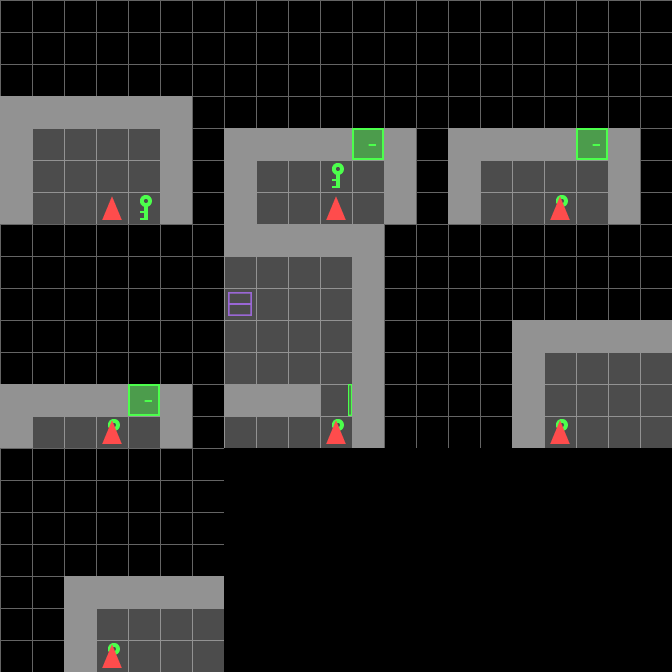
#> input picture assets/examples/007b360429e2f4f09de11dc5.png, 672 x 672 px
$ python -i base_task_a.py   (imports and definitions only)
#> lines starting #> are read from the running program, lines starting #| are printed output that depends on the picture
#> further down, picture is the input picture: PIL image 672x672 RGB; mean R, G, B 39.1, 39.5, 38.5
### tools/minigrid/exam_source.py
"""Shared MiniGrid trajectory parsing, state queries and storyboard helpers.

Task builders construct transition choices, visible-state questions and
trajectory judgments from these simulator record utilities."""


import json


import hashlib


from dataclasses import dataclass


from pathlib import Path


from typing import Any, List, Tuple


import numpy as np


from PIL import Image, ImageEnhance


import sys as _sys


_scripts_dir = Path(__file__).resolve().parent


_repo_root = _scripts_dir.parent.parent


if str(_repo_root) not in _sys.path:
    _sys.path.insert(0, str(_repo_root))


if str(_scripts_dir) not in _sys.path:
    _sys.path.insert(0, str(_scripts_dir))


PRIVILEGED_FIELDS = {
    'success', 'terminated', 'truncated', 'reward', 'done',
    'fail_reason', 'mss_seq', 'vis_target',
    'event_coverage', 'camera_fov', 'info', 'done_reason'
}


@dataclass
class CleanInferenceState:
    """
    PHYSICAL ISOLATION: This is the ONLY allowed data class for prompt building.

    All privileged fields have been stripped at the boundary between
    data generators and exam builders. This ensures no implicit leakage
    can occur through control flow or indirect access.
    """
    task: str
    group_id: str
    variant: str
    env_id: str
    seed: int
    mission: str
    actions_id: List[int]
    actions_text: List[str]
    frames: List[str]
    # NOTE: success/reward/terminated intentionally EXCLUDED
    # NOTE: state_seq EXCLUDED from prompt-facing interface

    @property
    def n_frames(self) -> int:
        return len(self.frames)

    @property
    def n_steps(self) -> int:
        return len(self.actions_id)


# [24 lines left out: function create_clean_state, not called in this run]


@dataclass
class Traj:
    """
    Internal use ONLY - contains privileged fields for answer computation.

    CRITICAL: This class is used for computing correct answers (state_seq),
    but the prompt builder must use CleanInferenceState to ensure no
    privileged information leaks into prompts.
    """
    task: str
    group_id: str
    variant: str
    env_id: str
    seed: int
    mission: str
    actions_id: List[int]
    actions_text: List[str]
    frames: List[str]
    state_seq: List[dict]  # Internal use only - for answer computation
    success: bool  # Internal use only - NOT for prompts

    @property
    def n_frames(self) -> int:
        return len(self.frames)

    @property
    def n_steps(self) -> int:
        return len(self.actions_id)


# [69 lines left out: functions parse_traj, _stable_seed, _apply_visual_variant, read_jsonl, write_jsonl, not called in this run]


def write_json(path: Path, obj: Any):
    path.parent.mkdir(parents=True, exist_ok=True)
    with path.open("w", encoding="utf-8") as f: json.dump(obj, f, indent=2)


def stable_int(s: str) -> int:
    return int(hashlib.md5(s.encode()).hexdigest()[:8], 16)


# [5 lines left out: function load_frame, not called in this run]


def image_fingerprint(img: Image.Image) -> str:
    """Stable image identity used to guard against duplicate Task A candidates."""
    return hashlib.md5(img.tobytes()).hexdigest()


ACT_PICKUP, ACT_TOGGLE, ACT_DROP = 3, 5, 4


# [142 lines left out: functions state_signature, compute_neg_score, canon_taskb_answer, visible_gt, find_sight, find_action and 4 more, not called in this run]


def sb_keycorridor(tr: Traj, K: int) -> List[int]:
    return sb_doorkey(tr, K)


# [7 lines left out: function sb_redblue, not called in this run]


def sb_default(tr: Traj, K: int) -> List[int]:
    return np.linspace(0, tr.n_frames-1, K).astype(int).tolist()


# [16 lines left out: function sb_dispatch, not called in this run]

### tools/minigrid/base_task_a.py
"""Base Task A sampling and deterministic, pixel-distinct candidate assembly."""
from pathlib import Path
from typing import Any, Dict, List, Tuple
from types import SimpleNamespace
from collections import defaultdict
import numpy as np
from PIL import Image, ImageDraw
from utils.exam_schema import EXAM_SCHEMA_VERSION
from tools.minigrid.exam_source import (
    compute_neg_score, image_fingerprint, load_frame, parse_traj, read_jsonl, stable_int, state_signature,
)

# [133 lines left out: function _build_sampled_task_a, not called in this run]

def detect_duplicate_options(img: Image.Image) -> List[List[str]]:
    """Heuristic duplicate detector over the Task A 3-column candidate grid."""
    W, H = img.size
#> W = 672; H = 672
    cell_w = W // 3
#> cell_w = 224
    cell_h = H // 2
#> cell_h = 336
    boxes = {
        "A": (cell_w, 0, 2 * cell_w, cell_h),
        "B": (2 * cell_w, 0, 3 * cell_w, cell_h),
        "C": (cell_w, cell_h, 2 * cell_w, 2 * cell_h),
        "D": (2 * cell_w, cell_h, 3 * cell_w, 2 * cell_h),
    }
    sigs: Dict[str, str] = {}
    for lab, box in boxes.items():
        crop = img.crop(box)
        cw, ch = crop.size
        # Ignore the option label badge and a thin outer border, but keep the
        # full MiniGrid state content for pixel-level duplicate detection.
        inner = crop.crop((max(28, cw // 10), max(28, ch // 10), cw - max(4, cw // 20), ch - max(4, ch // 20))).resize((64, 64))
        sigs[lab] = image_fingerprint(inner)
#> this loop made 4 passes
#> pass 1, in detect_duplicate_options, `crop = img.crop(box)`:
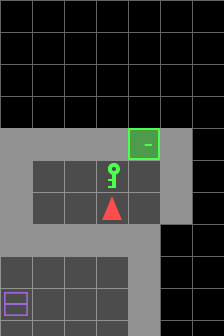
#> crop: PIL image 224x336 RGB; mean R, G, B 57.5, 58.7, 57.1
#> pass 1, in detect_duplicate_options, `inner = crop.crop((max(28, cw // 10), max(28, ch // 10), cw - max(4, c..`:
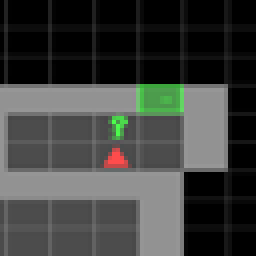
#> inner: PIL image 64x64 RGB (shown 4 times larger); mean R, G, B 62.4, 64.2, 61.6
#> pass 2, in detect_duplicate_options, `crop = img.crop(box)`:
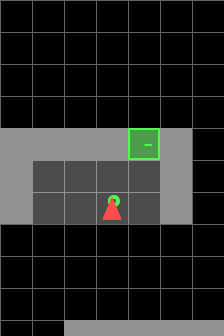
#> crop: PIL image 224x336 RGB; mean R, G, B 37.7, 38.7, 37.1
#> pass 2, in detect_duplicate_options, `inner = crop.crop((max(28, cw // 10), max(28, ch // 10), cw - max(4, c..`:
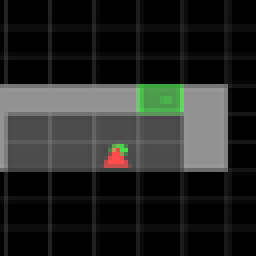
#> inner: PIL image 64x64 RGB (shown 4 times larger); mean R, G, B 37.1, 38.5, 36.3
#> after the loop:
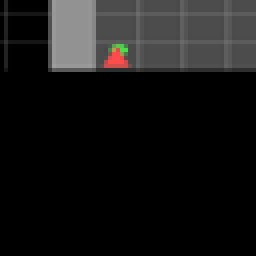
#> inner: PIL image 64x64 RGB (shown 4 times larger); mean R, G, B 22, 21.5, 21.3
#> after the loop, sigs = {'A': '986464deb2c1aedc88a8cc9798310348', 'B': '7151d6e4714079b32bb87d38dab3db64', 'C': 'f799931ba971014b26bdd59f14d9f27f', 'D': 'be78421d5d49359c4046d00998870287'}
    inv: Dict[str, List[str]] = defaultdict(list)
    for lab, sig in sigs.items():
        inv[sig].append(lab)
#> this loop made 4 passes
#> (lab, sig) on passes 1 to 4: ('A', '986464deb2c1aedc88a8cc9798310348'), ('B', '7151d6e4714079b32bb87d38dab3db64'), ('C', 'f799931ba971014b26bdd59f14d9f27f'), ('D', 'be78421d5d49359c4046d00998870287')
    return [labs for labs in inv.values() if len(labs) > 1]

# [95 lines left out: functions select_unique_negatives, render_taska_image, not called in this run]


# Final candidate-search configuration for the published base cohort.
_CANDIDATE_REFRESH_UIDS = frozenset((
    'A.redblue.redblue_s000001.t20', 'A.redblue.redblue_s000002.t8',
    'A.doorkey.doorkey_s000019.t12', 'A.lavagap.lavagap_s000003.t3',
    'A.redblue.redblue_s000000.t6', 'A.redblue.redblue_s000000.t5',
    'A.redblue.redblue_s000002.t6', 'A.redblue.redblue_s000002.t12',
    'A.lavagap.lavagap_s000011.t3', 'A.lavagap.lavagap_s000025.t3',
))


# [42 lines left out: function build_base_task_a, not called in this run]

>>> from PIL import Image
>>> picture = Image.open('../../assets/examples/007b360429e2f4f09de11dc5.png')
>>> result = detect_duplicate_options(picture)
#> result = []

$ run again, on assets/examples/01ffa2e7677ed1ac0a4588c2.png
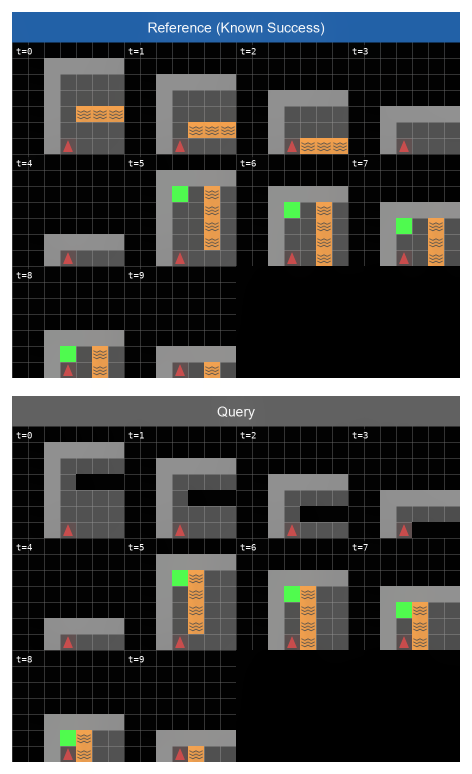
#> input picture assets/examples/01ffa2e7677ed1ac0a4588c2.png, 944 x 1548 px (shown at 1/2 size)
#> picture is the input picture: PIL image 944x1548 RGB; mean R, G, B 68.4, 69.3, 69
#> the loop in detect_duplicate_options, `for lab, box in boxes.items():` made 4 passes
#> pass 1, in detect_duplicate_options, `crop = img.crop(box)`:
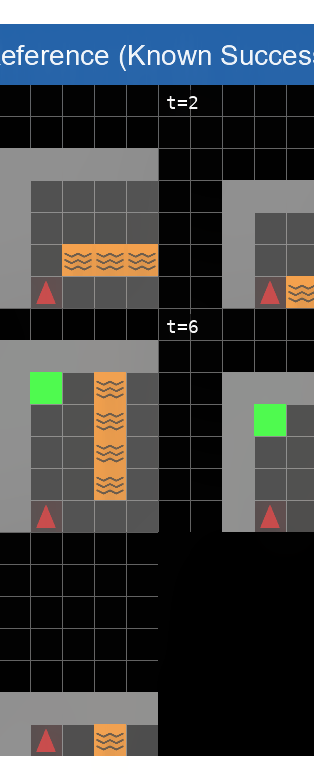
#> crop: PIL image 314x774 RGB; mean R, G, B 68.1, 70.6, 71.4
#> after the loop in detect_duplicate_options, `for lab, box in boxes.items():`:
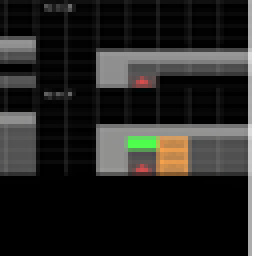
#> inner: PIL image 64x64 RGB (shown 4 times larger); mean R, G, B 39.1, 38.4, 36.1
#> after the loop in detect_duplicate_options, `for lab, box in boxes.items():`: sigs = {'A': 'ef1eb946ec18393c100c8bf501d70520', 'B': '03a64b30466aa7bb5801c0e59e8f1518', 'C': 'bfa576a0271c407372d54bba88acb0c9', 'D': '79427e787d3c2d6337ef1359b06a557e'}
#> the loop in detect_duplicate_options, `for lab, sig in sigs.items():` made 4 passes
#> (lab, sig) on passes 1 to 4: ('A', 'ef1eb946ec18393c100c8bf501d70520'), ('B', '03a64b30466aa7bb5801c0e59e8f1518'), ('C', 'bfa576a0271c407372d54bba88acb0c9'), ('D', '79427e787d3c2d6337ef1359b06a557e')
#> result = []

$ run again, on assets/examples/04431c71f13c87ce6a92794b.png
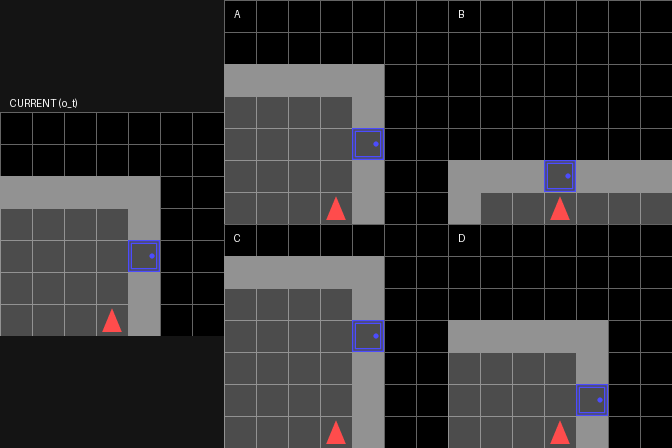
#> input picture assets/examples/04431c71f13c87ce6a92794b.png, 672 x 448 px
#> picture is the input picture: PIL image 672x448 RGB; mean R, G, B 46.7, 46, 47
#> the loop in detect_duplicate_options, `for lab, box in boxes.items():` made 4 passes
#> pass 1, in detect_duplicate_options, `crop = img.crop(box)`:
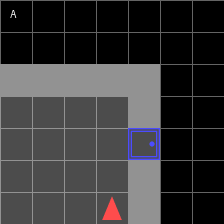
#> crop: PIL image 224x224 RGB; mean R, G, B 55.5, 54.7, 55.8
#> after the loop in detect_duplicate_options, `for lab, box in boxes.items():`:
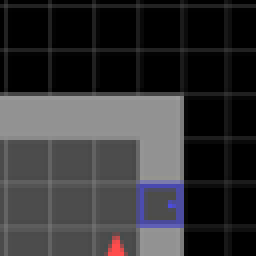
#> inner: PIL image 64x64 RGB (shown 4 times larger); mean R, G, B 51.9, 51.3, 53
#> after the loop in detect_duplicate_options, `for lab, box in boxes.items():`: sigs = {'A': '8e7b2f971e6a0dd6b04119f9bebeb263', 'B': '694f32540dbfea3ea45d52ec94958986', 'C': '947ef717cd75fdc69f89924c5ff64b1a', 'D': '207b22306fc19e141b5bd244682ce417'}
#> the loop in detect_duplicate_options, `for lab, sig in sigs.items():` made 4 passes
#> (lab, sig) on passes 1 to 4: ('A', '8e7b2f971e6a0dd6b04119f9bebeb263'), ('B', '694f32540dbfea3ea45d52ec94958986'), ('C', '947ef717cd75fdc69f89924c5ff64b1a'), ('D', '207b22306fc19e141b5bd244682ce417')
#> result = []

$ run again, on assets/examples/05798c9cd115b708584c8b30.png
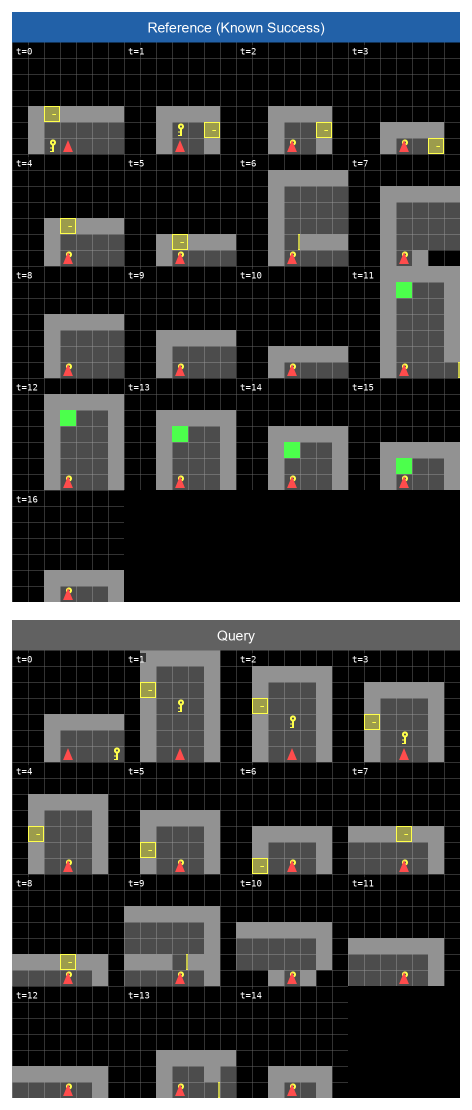
#> input picture assets/examples/05798c9cd115b708584c8b30.png, 944 x 2220 px (shown at 1/2 size)
#> picture is the input picture: PIL image 944x2220 RGB; mean R, G, B 64.1, 65.4, 65.8
#> the loop in detect_duplicate_options, `for lab, box in boxes.items():` made 4 passes
#> pass 1, in detect_duplicate_options, `crop = img.crop(box)`:
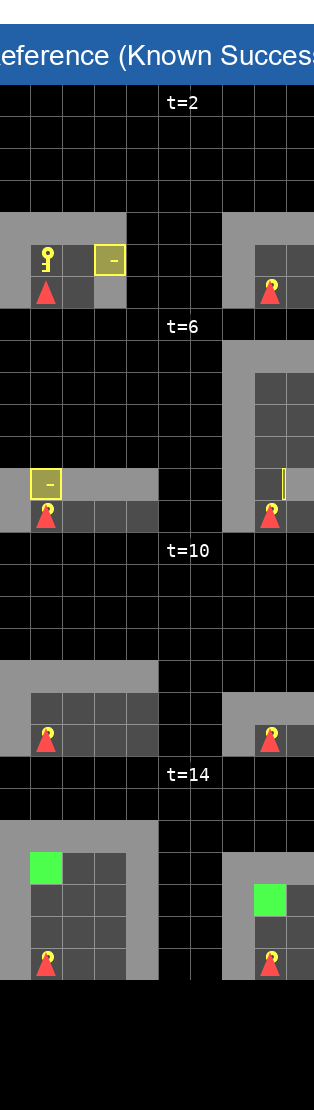
#> crop: PIL image 314x1110 RGB; mean R, G, B 48.9, 52.1, 53.6
#> after the loop in detect_duplicate_options, `for lab, box in boxes.items():`:
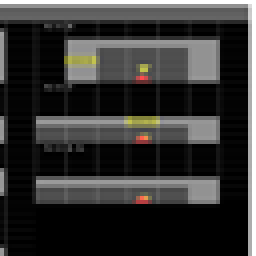
#> inner: PIL image 64x64 RGB (shown 4 times larger); mean R, G, B 51, 50.5, 49.4
#> after the loop in detect_duplicate_options, `for lab, box in boxes.items():`: sigs = {'A': '537ee71241f167ce81b1b42a93034b70', 'B': '79180b88bdb057ae065aebe7b7aed504', 'C': '884a12f19b43cbd8a8b18a2c17623ca8', 'D': '9ba0f159a2ffb2c89d281a1aa11f3102'}
#> the loop in detect_duplicate_options, `for lab, sig in sigs.items():` made 4 passes
#> (lab, sig) on passes 1 to 4: ('A', '537ee71241f167ce81b1b42a93034b70'), ('B', '79180b88bdb057ae065aebe7b7aed504'), ('C', '884a12f19b43cbd8a8b18a2c17623ca8'), ('D', '9ba0f159a2ffb2c89d281a1aa11f3102')
#> result = []
